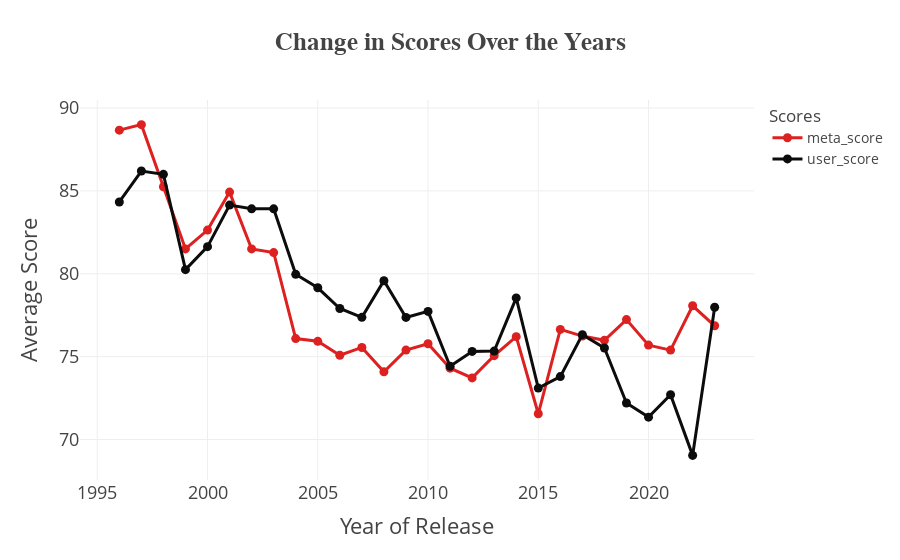

Notebook code cell kept with this figure:
### Code cell
#Let's visualize the changes in scores of the Nintendo games released every year

df_scoreyears = df.groupby(['year_added'], as_index=False)[['meta_score', 'user_score']].mean().sort_values(by='year_added', ascending=True)

#Since user_score is in different scales, lets equalize it in the scale of 100 as meta_score

df_scoreyears['user_score'] = (df_scoreyears['user_score'] * 10)

fig5 = px.line(df_scoreyears, x = 'year_added', y = ['meta_score', 'user_score'], markers=True, template="presentation", color_discrete_sequence=['#dd2020', '#0d0c0c'], labels={"value":"Average Score", "variable":"Scores", "meta_score":"Meta Score", "user_score":"User Score", "year_added":"Year of Release"}, title='<b>Change in Scores Over the Years</b>')
fig5.update_layout(title_font_family="Sans-serif",title_font_size=25,legend_font_size=14)
fig5.show()

### Figure 1 — Plotly figure (JSON) as saved in the notebook; plotly's stock layout.template omitted (floating-point values rounded to 4 significant figures)
{"data": [{"hovertemplate": "Scores=meta_score<br>Year of Release=%{x}<br>Average Score=%{y}<extra></extra>", "legendgroup": "meta_score", "line": {"color": "#dd2020", "dash": "solid"}, "marker": {"symbol": "circle"}, "mode": "markers+lines", "name": "meta_score", "orientation": "v", "showlegend": true, "type": "scatter", "x": [1996, 1997, 1998, 1999, 2000, 2001, 2002, 2003, 2004, 2005, 2006, 2007, 2008, 2009, 2010, 2011, 2012, 2013, 2014, 2015, 2016, 2017, 2018, 2019, 2020, 2021, 2022, 2023], "xaxis": "x", "y": [88.67, 89, 85.25, 81.5, 82.64, 84.93, 81.5, 81.28, 76.09, 75.93, 75.08, 75.55, 74.08, 75.39, 75.78, 74.3, 73.72, 75.06, 76.2, 71.55, 76.64, 76.24, 75.98, 77.23, 75.7, 75.4, 78.07, 76.86], "yaxis": "y"}, {"hovertemplate": "Scores=user_score<br>Year of Release=%{x}<br>Average Score=%{y}<extra></extra>", "legendgroup": "user_score", "line": {"color": "#0d0c0c", "dash": "solid"}, "marker": {"symbol": "circle"}, "mode": "markers+lines", "name": "user_score", "orientation": "v", "showlegend": true, "type": "scatter", "x": [1996, 1997, 1998, 1999, 2000, 2001, 2002, 2003, 2004, 2005, 2006, 2007, 2008, 2009, 2010, 2011, 2012, 2013, 2014, 2015, 2016, 2017, 2018, 2019, 2020, 2021, 2022, 2023], "xaxis": "x", "y": [84.33, 86.2, 86, 80.25, 81.64, 84.14, 83.92, 83.92, 79.97, 79.15, 77.9, 77.37, 79.58, 77.37, 77.73, 74.42, 75.31, 75.34, 78.54, 73.1, 73.79, 76.33, 75.52, 72.2, 71.35, 72.7, 69.04, 77.98], "yaxis": "y"}], "layout": {"legend": {"font": {"size": 14}, "title": {"text": "Scores"}, "tracegroupgap": 0}, "title": {"font": {"family": "Sans-serif", "size": 25}, "text": "<b>Change in Scores Over the Years</b>"}, "xaxis": {"anchor": "y", "domain": [0, 1], "title": {"text": "Year of Release"}}, "yaxis": {"anchor": "x", "domain": [0, 1], "title": {"text": "Average Score"}}}}
